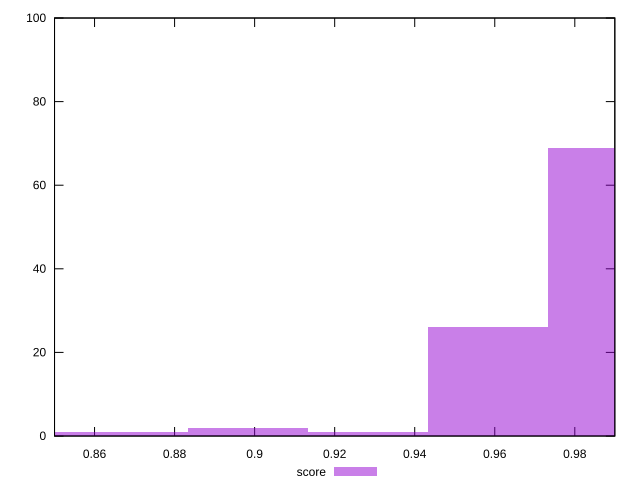

Recreate this plot in gnuplot.
reset

$score <<EOF
0.8684666560105743 1
0.9882551602878948 69
0.9583080342185647 26
0.8984137820799044 2
0.8385195299412441 1
0.9283609081492346 1
EOF

set key outside below
set boxwidth 0.029947126069330147
set xrange [0.85:0.99]
set yrange [0:100]
set trange [0:100]
set style fill transparent solid 0.5 noborder
set terminal svg size 640, 490 enhanced background rgb 'white'
set output "report_00015_2021-02-09T16-11-33.973Z/first-meaningful-paint/samples/pages+cached+noadtech+nomedia+nocss/score/histogram.svg"

plot $score title "score" with boxes

reset
